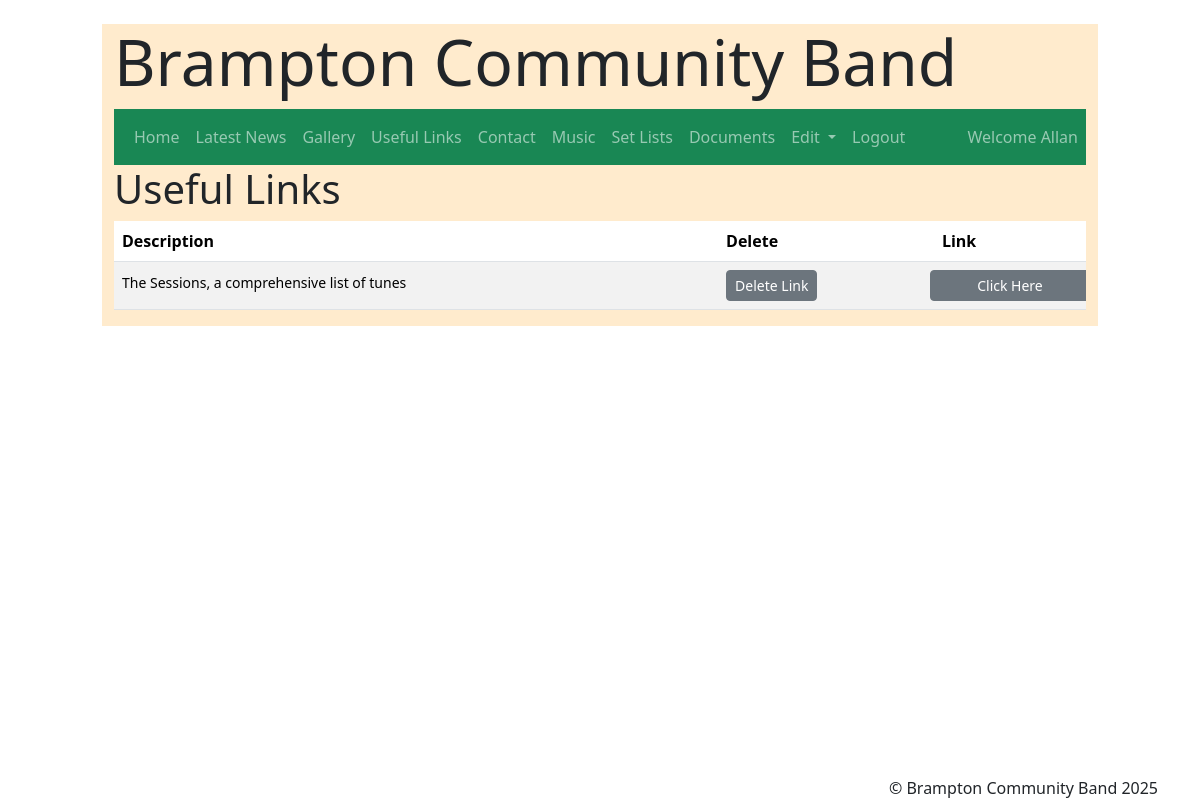
Screenshot of /links/ (signed in) with the database file from the repository.
### pages/models.py (models this page shows, shortened)
class CustomUser(AbstractUser):
    moderator = models.BooleanField(max_length=5, null=True, blank=True, default=False)

class Links(models.Model):
    link_name = models.URLField()
    description = models.TextField(blank=True)
    class Meta:
        ordering=['link_name']

### pages/views.py (the view)
# urls.py: path('links/', views.links, name='links'),
def links(request):
    links = Links.objects.all()
    ordering = ['article_created_at']
    return render(request, 'links.html', {'links':links})

### pages/templates/links.html
{% extends "base.html" %}
{% block content %}
{% load static %}
{% block page_title %}
<div class="row"><h2 class="display-6">Useful Links</h2></div>
{% endblock page_title%}
<div class="table-responsive">
<table class="table table-striped">
    <thead>
        <th scope=""col>Description</th>
        {% if user.is_authenticated %}
        <th scope=""col>Delete</th>
        {% endif %}
        <th scope=""col>Link</th>
    </thead>
    <tbody>
{% for link in links %}
            <tr>
                <td scope="row"><small>{{ link.description }}</small></td>
                {% if user.is_authenticated %}
                <td scope="row"><a href="{% url 'delete_link' link.id %}"" class="btn btn-secondary btn-sm" target="-blank">Delete Link</a></td>
                {% endif %}
                <td class="row align-middle" ><a href="{{ MEDIA_URL}}{{link.link_name}}" class="btn btn-secondary btn-sm" target="-blank">Click Here</a></td>
            </tr>
    </tbody>
{% endfor %}
</table>
</div>
{% endblock content %}

### pages/templates/navbar.html (shortened to what this page needs)
      <nav class="navbar navbar-expand-lg navbar-dark bg-success">
        <div class="container">
          <div class="collapse navbar-collapse" id="navbarNavDarkDropdown">
            <ul class="navbar-nav">
              <li class="nav-item">
                <a class="nav-link" href="{% url 'index' %}">Home</a>
                </li>
                <li class="nav-item">
                <a class="nav-link" href="{% url 'news' %}">Latest News</a>
                </li>
                <li class="nav-item">
                <a class="nav-link" href="{% url 'gallery' %}">Gallery</a>
                </li>
                <li class="nav-item">
                    <a class="nav-link" href="{% url 'links' %}">Useful Links</a>
                </li>
                <li class="nav-item">
                  <a class="nav-link" href="{% url 'contact' %}">Contact</a>
              </li>
              {% if user.is_authenticated %}
              <li class="nav-item">
                  <a class="nav-link" href="{% url 'music' %}">Music</a>
              </li>
              <li class="nav-item">
                <a class="nav-link" href="{% url 'set' %}">Set Lists</a>
              </li>
              <li class="nav-item">
                <a class="nav-link" href="{% url 'documents' %}">Documents</a>
              </li>
              <li class="nav-item dropdown">
                <a class="nav-link dropdown-toggle" href="#" id="navbarDarkDropdownMenuLink" role="button" data-bs-toggle="dropdown" aria-expanded="false">
                  Edit
                </a>
              </li>
              <li class="nav-item">
                  <a class="nav-link" href="{% url 'logoutBCB' %}">Logout</a>
              </li>
              <li class="nav-item right">
                <a class="nav-link" href="#">Welcome {{user.first_name}}</a>
              </li>
              {% else %}
              <li class="nav-item">
                  <a class="nav-link" href="{% url 'loginBCB' %}">Login</a>
              </li>
               {% endif %}
            </ul>
          </div>
        </div>
      </nav>

### pages/static/style.css (style rules this page uses)
body { background-image: url('Instruments.png'); opacity:1; background-blend-mode: normal; background-size: cover; min-height: 100vh; }
.container-fluid { max-width: 85%; min-height: 95%; }
.right { position: absolute; right: 0; text-align: right; }

### rows the page displays
CustomUser: first_name "Allan"
Links: description "The Sessions, a comprehensive list of tunes"
